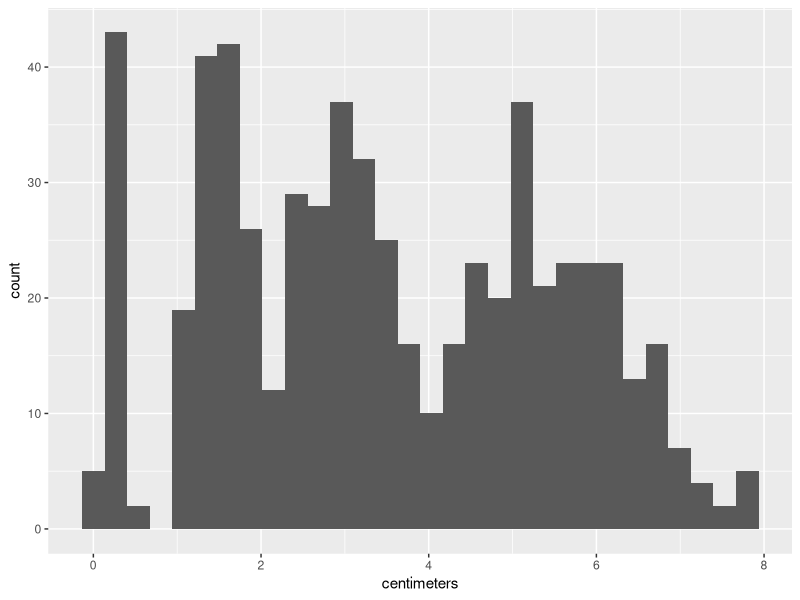
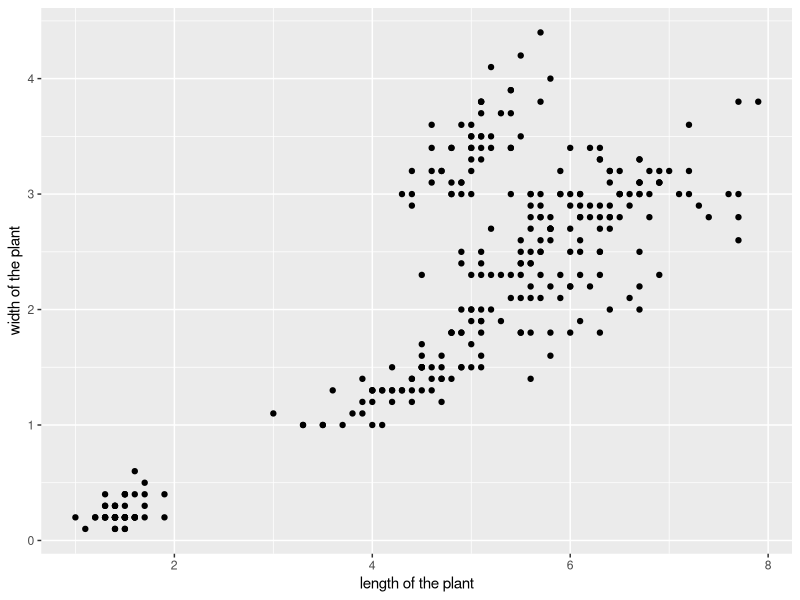
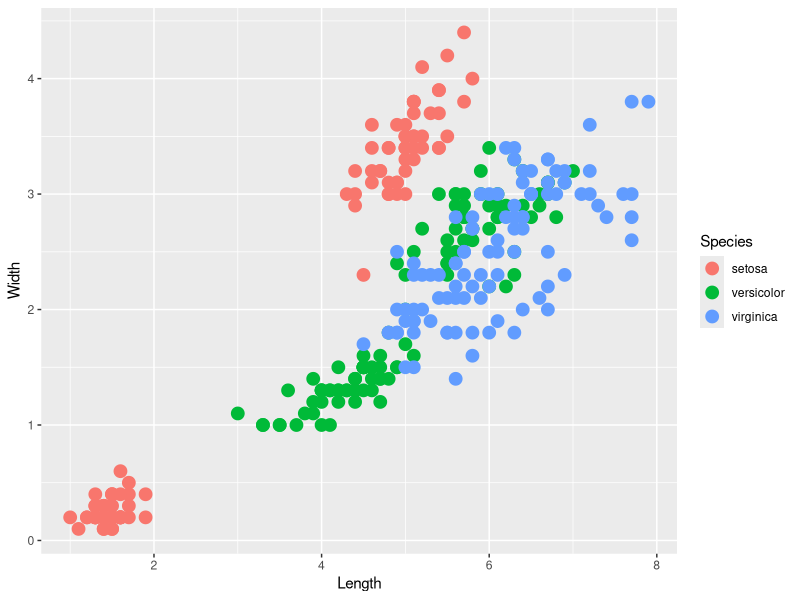
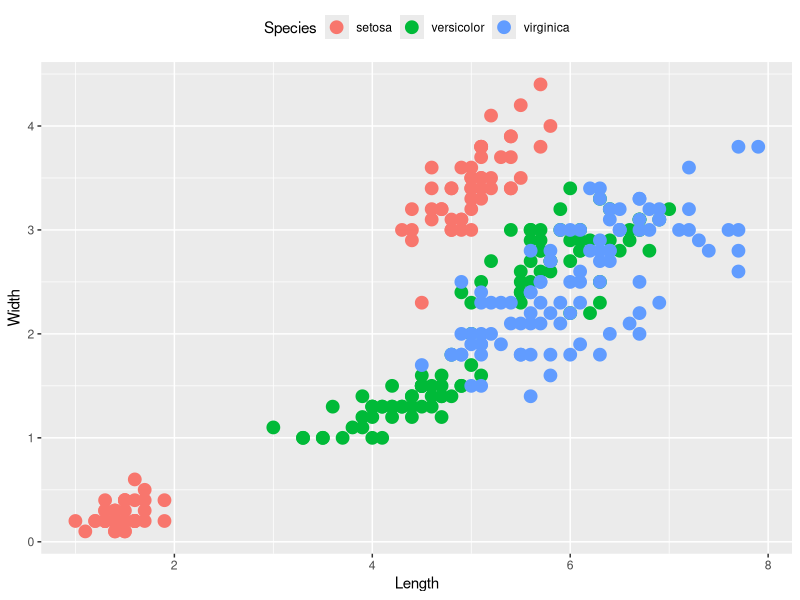
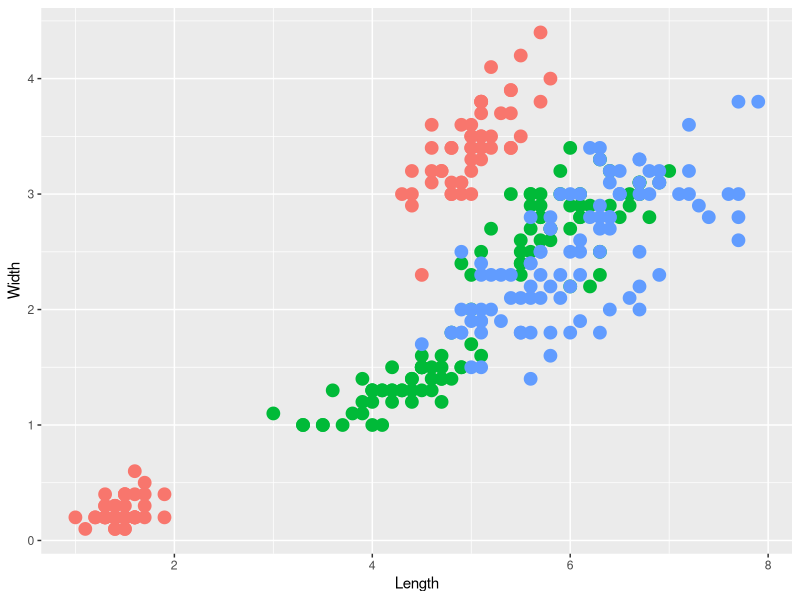
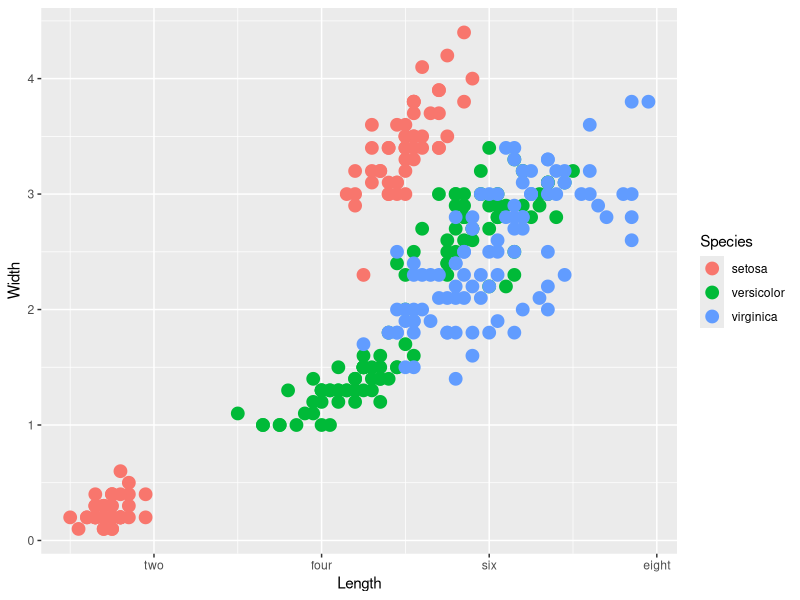
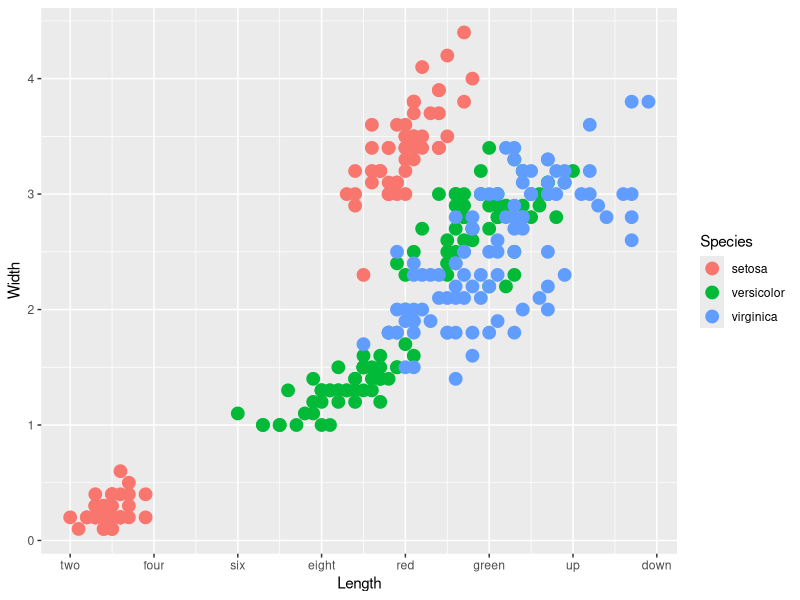
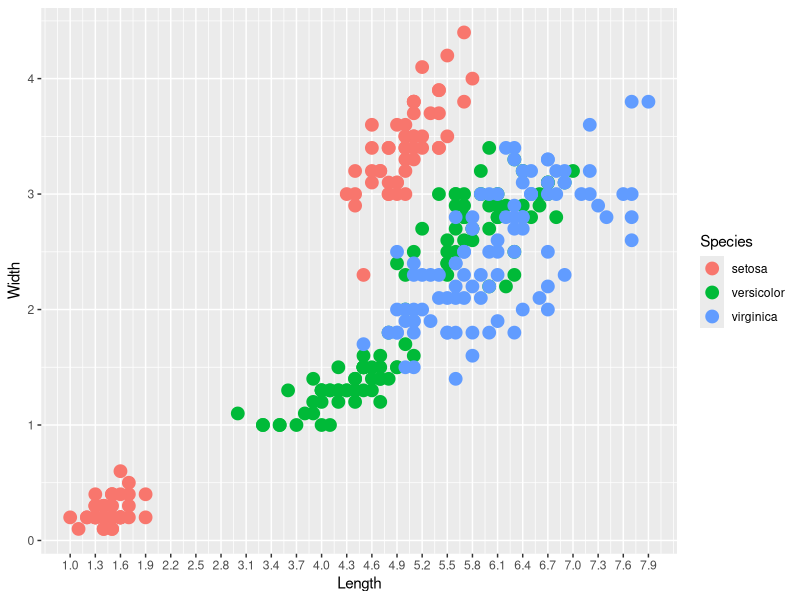

Source code (R) for these figures, in order: (Note: this script raises an error after producing the figures.)
## ---- chunk 1
library(tidyr)
library(reshape2)
library(ggplot2)
library(dplyr)

myris <- iris
myris$plant <- 1:nrow(myris)
myris <- gather(myris, myvariable, cm, 1:4)
myris <- separate(myris, myvariable, c("part", "dimension"), sep = "\\.")
myris$part <- as.factor(myris$part)
myris$dimension <- as.factor(myris$dimension)

ggplot(myris, aes(cm)) + geom_histogram() + xlab("centimeters")

myris.cast <- dcast(myris, plant + Species + part ~ dimension, value.var = "cm")

ggplot(myris.cast, aes(x = Length, Width)) + geom_point() + xlab("length of the plant") + ylab("width of the plant")

## ---- chunk 2
myris.scatter <- ggplot(myris.cast, aes(x = Length, Width)) + geom_point(aes(color = Species), size = 4)
myris.scatter
myris.scatter + theme(legend.position = "top")
myris.scatter + theme(legend.position = "none")

## ---- chunk 3
myris.scatter + scale_x_continuous(labels = c("two", "four", "six", "eight"), breaks = c(2, 4, 6, 8))
myris.scatter + scale_x_continuous(breaks = 1:8, labels = c("two", "four", "six", "eight", "red", "green", "up", "down"))

myris.scatter + scale_x_continuous(breaks = seq(1, 8, .3))


## ---- chunk 4
myris.scatter + scale_color_manual(values = c("red", "blue", "green"))

# RGB
umd.red <- rgb(224, 58, 62, maxColorValue = 255)
umd.gold <- rgb(255, 225, 79, maxColorValue = 255)
umd.black <- rgb(0, 0, 0, maxColorValue = 255)

myris.scatter + scale_color_manual(values = c(umd.red, umd.gold, umd.black))

myris.scatter + scale_color_brewer(palette = "Set1") + theme_minimal()

## ---- chunk 5
myris.scatter
+ scale_color_brewer(palette = "Set1") + theme_minimal()
 # put theme_minimal() (or other pre-set themes) before your other theme() calls
myris.scatter + scale_color_brewer(palette = "Set1") + theme_minimal() + theme(legend.position = "none")
myris.scatter + scale_color_brewer(palette = "Set1") + theme(legend.position = "none") + theme_minimal()


## ---- chunk 6
los.fusion <- read.csv("../scottdata/los_fusion.csv")
los.fusion$firstvalue.new<-ifelse(los.fusion$firstvalue=="abortion","A","M")

ggplot(los.fusion, aes(x = firstval_fusion, y = secondval_fusion)) + geom_text(aes(label = firstvalue.new))

